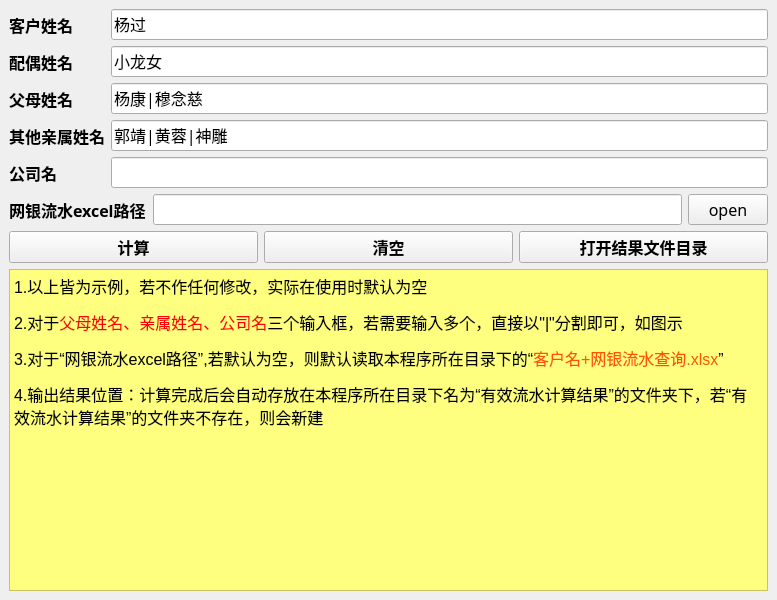
<?xml version="1.0" encoding="UTF-8"?>
<ui version="4.0">
 <class>MainWindow</class>
 <widget class="QMainWindow" name="MainWindow">
  <property name="geometry">
   <rect>
    <x>0</x>
    <y>0</y>
    <width>777</width>
    <height>600</height>
   </rect>
  </property>
  <property name="windowTitle">
   <string>MainWindow</string>
  </property>
  <widget class="QWidget" name="centralWidget">
   <layout class="QGridLayout" name="gridLayout">
    <item row="0" column="0">
     <layout class="QFormLayout" name="formLayout">
      <item row="0" column="0">
       <widget class="QLabel" name="Label">
        <property name="font">
         <font>
          <family>微软雅黑</family>
          <pointsize>12</pointsize>
          <weight>75</weight>
          <bold>true</bold>
         </font>
        </property>
        <property name="text">
         <string>客户姓名</string>
        </property>
       </widget>
      </item>
      <item row="0" column="1">
       <widget class="QLineEdit" name="LineEdit_clientname">
        <property name="font">
         <font>
          <family>微软雅黑</family>
          <pointsize>12</pointsize>
         </font>
        </property>
        <property name="text">
         <string>杨过</string>
        </property>
       </widget>
      </item>
      <item row="1" column="0">
       <widget class="QLabel" name="Label_2">
        <property name="font">
         <font>
          <family>微软雅黑</family>
          <pointsize>12</pointsize>
          <weight>75</weight>
          <bold>true</bold>
         </font>
        </property>
        <property name="text">
         <string>配偶姓名</string>
        </property>
       </widget>
      </item>
      <item row="1" column="1">
       <widget class="QLineEdit" name="LineEdit_spouse">
        <property name="font">
         <font>
          <family>微软雅黑</family>
          <pointsize>12</pointsize>
         </font>
        </property>
        <property name="text">
         <string>小龙女</string>
        </property>
       </widget>
      </item>
      <item row="2" column="0">
       <widget class="QLabel" name="Label_3">
        <property name="font">
         <font>
          <family>微软雅黑</family>
          <pointsize>12</pointsize>
          <weight>75</weight>
          <bold>true</bold>
         </font>
        </property>
        <property name="text">
         <string>父母姓名</string>
        </property>
       </widget>
      </item>
      <item row="2" column="1">
       <widget class="QLineEdit" name="LineEdit_parents">
        <property name="font">
         <font>
          <family>微软雅黑</family>
          <pointsize>12</pointsize>
         </font>
        </property>
        <property name="text">
         <string>杨康|穆念慈</string>
        </property>
       </widget>
      </item>
      <item row="3" column="0">
       <widget class="QLabel" name="Label_4">
        <property name="font">
         <font>
          <family>微软雅黑</family>
          <pointsize>12</pointsize>
          <weight>75</weight>
          <bold>true</bold>
         </font>
        </property>
        <property name="text">
         <string>其他亲属姓名</string>
        </property>
       </widget>
      </item>
      <item row="3" column="1">
       <widget class="QLineEdit" name="LineEdit_relatives">
        <property name="font">
         <font>
          <family>微软雅黑</family>
          <pointsize>12</pointsize>
         </font>
        </property>
        <property name="text">
         <string>郭靖|黄蓉|神雕</string>
        </property>
       </widget>
      </item>
      <item row="4" column="0">
       <widget class="QLabel" name="Label_5">
        <property name="font">
         <font>
          <family>微软雅黑</family>
          <pointsize>12</pointsize>
          <weight>75</weight>
          <bold>true</bold>
         </font>
        </property>
        <property name="text">
         <string>公司名</string>
        </property>
       </widget>
      </item>
      <item row="4" column="1">
       <widget class="QLineEdit" name="LineEdit_companyname">
        <property name="font">
         <font>
          <family>微软雅黑</family>
          <pointsize>12</pointsize>
         </font>
        </property>
        <property name="text">
         <string/>
        </property>
       </widget>
      </item>
     </layout>
    </item>
    <item row="1" column="0">
     <layout class="QHBoxLayout" name="horizontalLayout">
      <item>
       <widget class="QLabel" name="label">
        <property name="font">
         <font>
          <family>微软雅黑</family>
          <pointsize>12</pointsize>
          <weight>75</weight>
          <bold>true</bold>
         </font>
        </property>
        <property name="text">
         <string>网银流水excel路径</string>
        </property>
       </widget>
      </item>
      <item>
       <widget class="QLineEdit" name="lineEdit_filepath">
        <property name="font">
         <font>
          <family>微软雅黑</family>
          <pointsize>12</pointsize>
         </font>
        </property>
       </widget>
      </item>
      <item>
       <widget class="QPushButton" name="pushButton">
        <property name="font">
         <font>
          <family>微软雅黑</family>
          <pointsize>12</pointsize>
         </font>
        </property>
        <property name="text">
         <string>open</string>
        </property>
       </widget>
      </item>
     </layout>
    </item>
    <item row="2" column="0">
     <layout class="QHBoxLayout" name="horizontalLayout_2">
      <item>
       <widget class="QPushButton" name="pushButton_count">
        <property name="font">
         <font>
          <family>微软雅黑</family>
          <pointsize>12</pointsize>
          <weight>75</weight>
          <bold>true</bold>
         </font>
        </property>
        <property name="text">
         <string>计算</string>
        </property>
       </widget>
      </item>
      <item>
       <widget class="QPushButton" name="pushButton_clear">
        <property name="font">
         <font>
          <family>微软雅黑</family>
          <pointsize>12</pointsize>
          <weight>75</weight>
          <bold>true</bold>
         </font>
        </property>
        <property name="text">
         <string>清空</string>
        </property>
       </widget>
      </item>
      <item>
       <widget class="QPushButton" name="pushButton_2">
        <property name="font">
         <font>
          <family>微软雅黑</family>
          <pointsize>12</pointsize>
          <weight>75</weight>
          <bold>true</bold>
         </font>
        </property>
        <property name="text">
         <string>打开结果文件目录</string>
        </property>
       </widget>
      </item>
     </layout>
    </item>
    <item row="3" column="0">
     <widget class="QTextBrowser" name="textBrowser">
      <property name="styleSheet">
       <string notr="true">background-color: rgb(255, 255, 127);</string>
      </property>
      <property name="html">
       <string>&lt;!DOCTYPE HTML PUBLIC &quot;-//W3C//DTD HTML 4.0//EN&quot; &quot;http://www.w3.org/TR/REC-html40/strict.dtd&quot;&gt;
&lt;html&gt;&lt;head&gt;&lt;meta name=&quot;qrichtext&quot; content=&quot;1&quot; /&gt;&lt;style type=&quot;text/css&quot;&gt;
p, li { white-space: pre-wrap; }
&lt;/style&gt;&lt;/head&gt;&lt;body style=&quot; font-family:'SimSun'; font-size:9pt; font-weight:400; font-style:normal;&quot;&gt;
&lt;p style=&quot; margin-top:12px; margin-bottom:12px; margin-left:0px; margin-right:0px; -qt-block-indent:0; text-indent:0px;&quot;&gt;&lt;span style=&quot; font-size:12pt;&quot;&gt;1.以上皆为示例，若不作任何修改，实际在使用时默认为空&lt;/span&gt;&lt;/p&gt;
&lt;p style=&quot; margin-top:12px; margin-bottom:12px; margin-left:0px; margin-right:0px; -qt-block-indent:0; text-indent:0px;&quot;&gt;&lt;span style=&quot; font-size:12pt;&quot;&gt;2.对于&lt;/span&gt;&lt;span style=&quot; font-size:12pt; color:#ff0000;&quot;&gt;父母姓名、亲属姓名、公司名&lt;/span&gt;&lt;span style=&quot; font-size:12pt;&quot;&gt;三个输入框，若需要输入多个，直接以&amp;quot;|&amp;quot;分割即可，如图示&lt;/span&gt;&lt;/p&gt;
&lt;p style=&quot; margin-top:12px; margin-bottom:12px; margin-left:0px; margin-right:0px; -qt-block-indent:0; text-indent:0px;&quot;&gt;&lt;span style=&quot; font-size:12pt;&quot;&gt;3.对于“网银流水excel路径”,若默认为空，则默认读取本程序所在目录下的“&lt;/span&gt;&lt;span style=&quot; font-size:12pt; color:#ff5500;&quot;&gt;客户名+网银流水查询.xlsx&lt;/span&gt;&lt;span style=&quot; font-size:12pt;&quot;&gt;”&lt;/span&gt;&lt;/p&gt;
&lt;p style=&quot; margin-top:12px; margin-bottom:12px; margin-left:0px; margin-right:0px; -qt-block-indent:0; text-indent:0px;&quot;&gt;&lt;span style=&quot; font-size:12pt;&quot;&gt;4.输出结果位置：计算完成后会自动存放在本程序所在目录下名为“有效流水计算结果”的文件夹下，若“有效流水计算结果”的文件夹不存在，则会新建&lt;/span&gt;&lt;/p&gt;&lt;/body&gt;&lt;/html&gt;</string>
      </property>
     </widget>
    </item>
   </layout>
   <zorder>textBrowser</zorder>
   <zorder></zorder>
  </widget>
 </widget>
 <resources/>
 <connections>
  <connection>
   <sender>pushButton</sender>
   <signal>clicked()</signal>
   <receiver>pushButton</receiver>
   <slot>showMaximized()</slot>
   <hints>
    <hint type="sourcelabel">
     <x>691</x>
     <y>239</y>
    </hint>
    <hint type="destinationlabel">
     <x>691</x>
     <y>239</y>
    </hint>
   </hints>
  </connection>
 </connections>
</ui>
